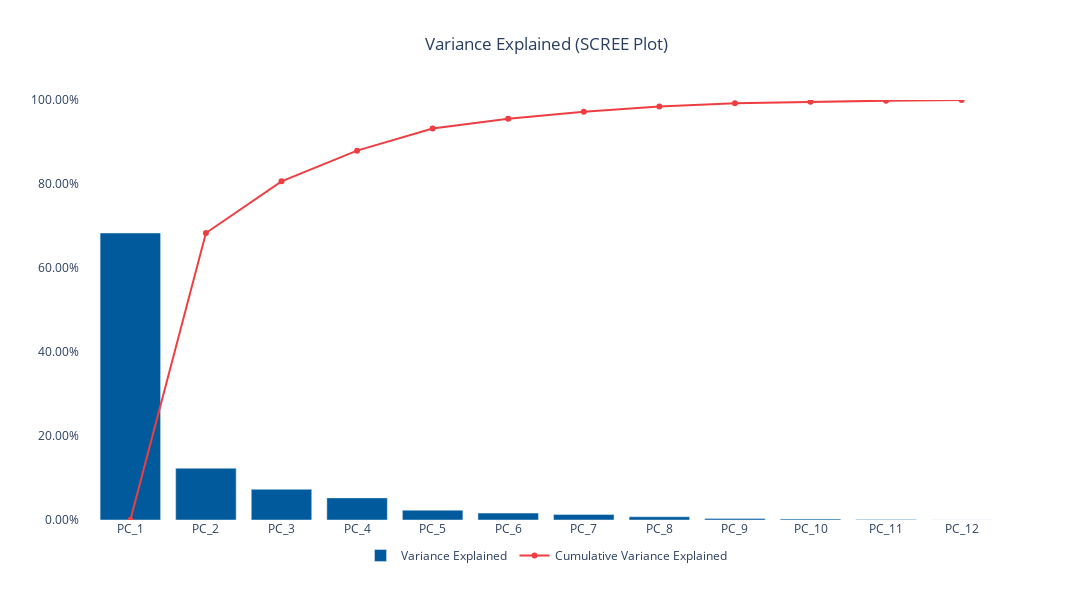
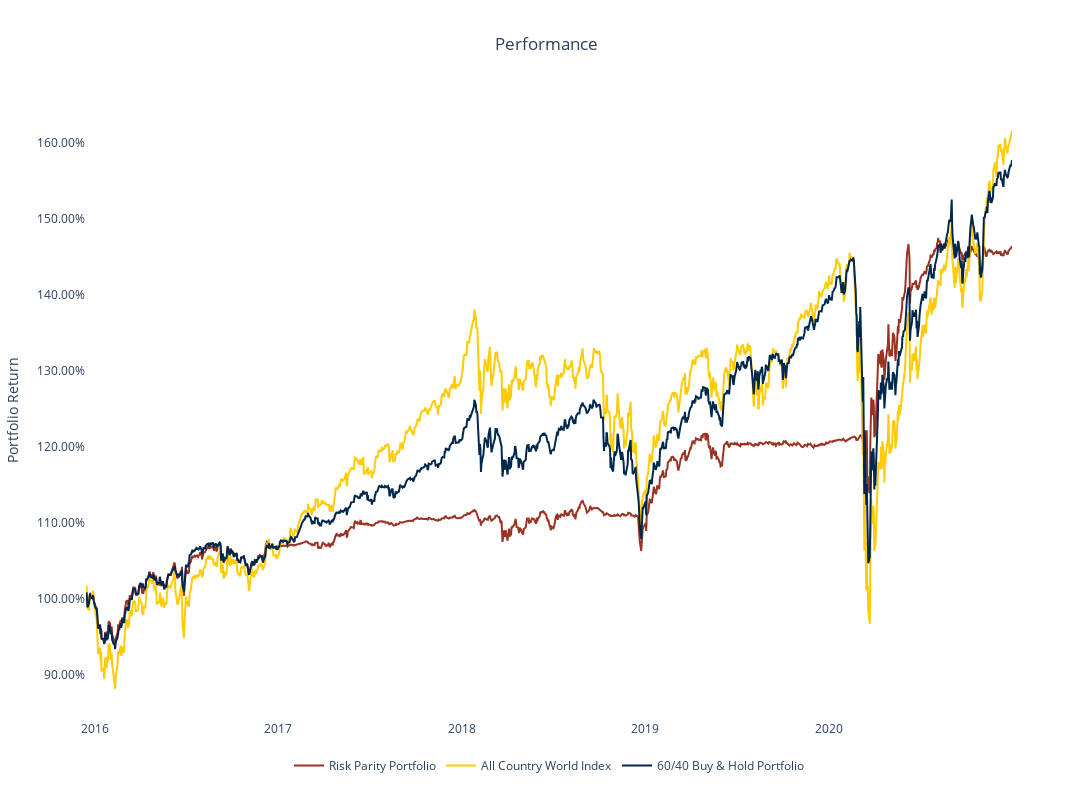
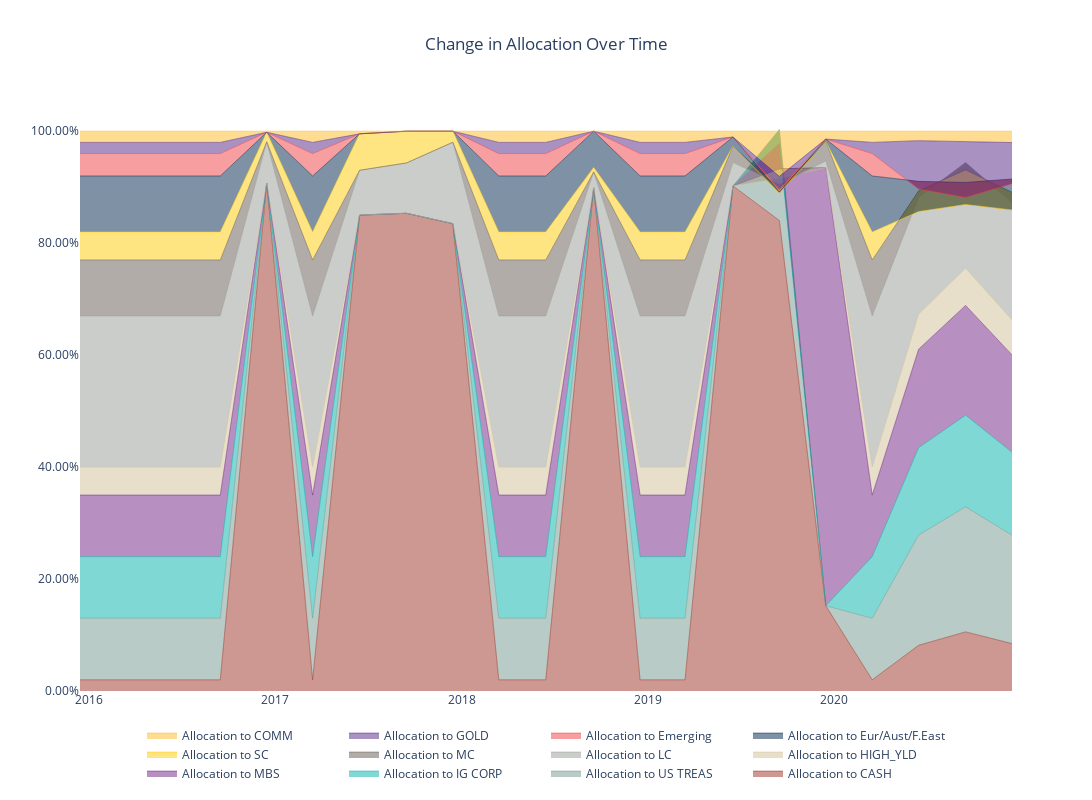

The code cell stored with these charts, in order, in its notebook:
### Code cell
pca, port_df, bets = MADS_MS2_A(dates)

### Figure 1 — Plotly figure (JSON) as saved in the notebook; plotly's stock layout.template omitted (floating-point values rounded to 4 significant figures)
{"data": [{"marker": {"color": "#005A9C"}, "name": "Variance Explained ", "type": "bar", "x": ["PC_1", "PC_2", "PC_3", "PC_4", "PC_5", "PC_6", "PC_7", "PC_8", "PC_9", "PC_10", "PC_11", "PC_12", "PC_13", "PC_14", "PC_15", "PC_16", "PC_17", "PC_18", "PC_19", "PC_20"], "y": [0.6833, 0.1231, 0.073, 0.05265, 0.02328, 0.01638, 0.01294, 0.007727, 0.003706, 0.002388, 0.00135, 0.000158]}, {"marker": {"color": "#EF3E42"}, "mode": "markers+lines", "name": "Cumulative Variance Explained", "type": "scatter", "x": ["PC_1", "PC_2", "PC_3", "PC_4", "PC_5", "PC_6", "PC_7", "PC_8", "PC_9", "PC_10", "PC_11", "PC_12", "PC_13", "PC_14", "PC_15", "PC_16", "PC_17", "PC_18", "PC_19", "PC_20"], "y": [0, 0.6833, 0.8064, 0.8794, 0.9321, 0.9553, 0.9717, 0.9847, 0.9924, 0.9961, 0.9985, 0.9998]}], "layout": {"height": 600, "legend": {"orientation": "h", "x": 0.5, "xanchor": "center", "y": -0.05, "yanchor": "top"}, "paper_bgcolor": "white", "plot_bgcolor": "white", "title": {"text": "Variance Explained (SCREE Plot)", "x": 0.5}, "width": 1200, "xaxis": {"autorange": true, "range": [-0.6605, 11.66], "type": "category"}, "yaxis": {"range": [0, 1], "tickformat": ".2%", "type": "linear"}}}

### Figure 2 — Plotly figure (JSON) as saved in the notebook; plotly's stock layout.template omitted (floating-point values rounded to 4 significant figures; data arrays with more than 128 entries replaced by an {"elided": "..."} marker saying what was removed)
{"data": [{"line": {"color": "#9A3324"}, "name": "Risk Parity Portfolio", "type": "scatter", "x": {"elided": "1271 str values"}, "y": {"elided": "1271 float values"}}, {"line": {"color": "#FFCB05"}, "name": "All Country World Index", "type": "scatter", "x": {"elided": "1271 str values"}, "y": {"elided": "1271 float values"}}, {"line": {"color": "#00274C"}, "name": "60/40 Buy & Hold Portfolio", "type": "scatter", "x": {"elided": "1271 str values"}, "y": {"elided": "1271 float values"}}], "layout": {"height": 800, "legend": {"orientation": "h", "x": 0.5, "xanchor": "center", "y": -0.05, "yanchor": "top"}, "paper_bgcolor": "white", "plot_bgcolor": "white", "title": {"text": "Performance", "x": 0.5}, "width": 1200, "xaxis": {"autorange": true, "range": ["2015-12-15", "2020-12-31"], "type": "date"}, "yaxis": {"autorange": true, "range": [0.8409, 1.656], "tickformat": ".2%", "title": {"text": "Portfolio Return"}, "type": "linear"}}}

### Figure 3 — Plotly figure (JSON) as saved in the notebook; plotly's stock layout.template omitted (floating-point values rounded to 4 significant figures)
{"data": [{"line": {"color": "#9A3324", "width": 0.5}, "name": "Allocation to CASH", "stackgroup": "one", "type": "scatter", "x": ["2015-12-15", "2016-03-15", "2016-06-15", "2016-09-15", "2016-12-15", "2017-03-15", "2017-06-15", "2017-09-15", "2017-12-15", "2018-03-15", "2018-06-15", "2018-09-17", "2018-12-17", "2019-03-15", "2019-06-17", "2019-09-16", "2019-12-16", "2020-03-16", "2020-06-15", "2020-09-15", "2020-12-15"], "y": [0.02, 0.02, 0.02, 0.02, 0.9075, 0.02, 0.8501, 0.8534, 0.8349, 0.02, 0.02, 0.8987, 0.02, 0.02, 0.9023, 0.8404, 0.1523, 0.02, 0.0817, 0.1056, 0.08473]}, {"line": {"color": "#75988d", "width": 0.5}, "name": "Allocation to US TREAS", "stackgroup": "one", "type": "scatter", "x": ["2015-12-15", "2016-03-15", "2016-06-15", "2016-09-15", "2016-12-15", "2017-03-15", "2017-06-15", "2017-09-15", "2017-12-15", "2018-03-15", "2018-06-15", "2018-09-17", "2018-12-17", "2019-03-15", "2019-06-17", "2019-09-16", "2019-12-16", "2020-03-16", "2020-06-15", "2020-09-15", "2020-12-15"], "y": [0.11, 0.11, 0.11, 0.11, 1.3e-07, 0.11, 3.49e-06, 2e-08, -8.8e-06, 0.11, 0.11, -1.2e-07, 0.11, 0.11, 0, 0.1626, -1.7e-06, 0.11, 0.197, 0.2233, 0.1936]}, {"line": {"color": "#00B2A9", "width": 0.5}, "name": "Allocation to IG CORP", "stackgroup": "one", "type": "scatter", "x": ["2015-12-15", "2016-03-15", "2016-06-15", "2016-09-15", "2016-12-15", "2017-03-15", "2017-06-15", "2017-09-15", "2017-12-15", "2018-03-15", "2018-06-15", "2018-09-17", "2018-12-17", "2019-03-15", "2019-06-17", "2019-09-16", "2019-12-16", "2020-03-16", "2020-06-15", "2020-09-15", "2020-12-15"], "y": [0.11, 0.11, 0.11, 0.11, -6e-08, 0.11, -1.869e-05, 5e-08, -4e-07, 0.11, 0.11, -8e-08, 0.11, 0.11, -1e-08, -0.02464, 8.4e-07, 0.11, 0.156, 0.1638, 0.1483]}, {"line": {"color": "#702082", "width": 0.5}, "name": "Allocation to MBS", "stackgroup": "one", "type": "scatter", "x": ["2015-12-15", "2016-03-15", "2016-06-15", "2016-09-15", "2016-12-15", "2017-03-15", "2017-06-15", "2017-09-15", "2017-12-15", "2018-03-15", "2018-06-15", "2018-09-17", "2018-12-17", "2019-03-15", "2019-06-17", "2019-09-16", "2019-12-16", "2020-03-16", "2020-06-15", "2020-09-15", "2020-12-15"], "y": [0.11, 0.11, 0.11, 0.11, -1e-08, 0.11, 1.063e-05, -3e-08, -1e-08, 0.11, 0.11, -2.5e-07, 0.11, 0.11, -2e-08, -0.04555, 0.7828, 0.11, 0.1759, 0.196, 0.1739]}, {"line": {"color": "#CFC096", "width": 0.5}, "name": "Allocation to HIGH_YLD", "stackgroup": "one", "type": "scatter", "x": ["2015-12-15", "2016-03-15", "2016-06-15", "2016-09-15", "2016-12-15", "2017-03-15", "2017-06-15", "2017-09-15", "2017-12-15", "2018-03-15", "2018-06-15", "2018-09-17", "2018-12-17", "2019-03-15", "2019-06-17", "2019-09-16", "2019-12-16", "2020-03-16", "2020-06-15", "2020-09-15", "2020-12-15"], "y": [0.05, 0.05, 0.05, 0.05, 1e-08, 0.05, 1.083e-05, 4e-08, -3.1e-07, 0.05, 0.05, -2e-08, 0.05, 0.05, 0, -0.0167, -2.58e-06, 0.05, 0.06247, 0.06665, 0.06228]}, {"line": {"color": "#989C97", "width": 0.5}, "name": "Allocation to LC", "stackgroup": "one", "type": "scatter", "x": ["2015-12-15", "2016-03-15", "2016-06-15", "2016-09-15", "2016-12-15", "2017-03-15", "2017-06-15", "2017-09-15", "2017-12-15", "2018-03-15", "2018-06-15", "2018-09-17", "2018-12-17", "2019-03-15", "2019-06-17", "2019-09-16", "2019-12-16", "2020-03-16", "2020-06-15", "2020-09-15", "2020-12-15"], "y": [0.27, 0.27, 0.27, 0.27, 0.07355, 0.27, 0.08004, 0.08988, 0.1455, 0.27, 0.27, 0.02857, 0.27, 0.27, 0.0418, -0.01095, 0.01172, 0.27, 0.2087, 0.1885, 0.2098]}, {"line": {"color": "#655A52", "width": 0.5}, "name": "Allocation to MC", "stackgroup": "one", "type": "scatter", "x": ["2015-12-15", "2016-03-15", "2016-06-15", "2016-09-15", "2016-12-15", "2017-03-15", "2017-06-15", "2017-09-15", "2017-12-15", "2018-03-15", "2018-06-15", "2018-09-17", "2018-12-17", "2019-03-15", "2019-06-17", "2019-09-16", "2019-12-16", "2020-03-16", "2020-06-15", "2020-09-15", "2020-12-15"], "y": [0.1, 0.1, 0.1, 0.1, -4e-08, 0.1, -1.01e-05, 2e-08, 7.9e-07, 0.1, 0.1, 5e-08, 0.1, 0.1, 0.02926, -0.009563, 0.03487, 0.1, 0.01167, -0.01306, 0.01833]}, {"line": {"color": "#FFCB05", "width": 0.5}, "name": "Allocation to SC", "stackgroup": "one", "type": "scatter", "x": ["2015-12-15", "2016-03-15", "2016-06-15", "2016-09-15", "2016-12-15", "2017-03-15", "2017-06-15", "2017-09-15", "2017-12-15", "2018-03-15", "2018-06-15", "2018-09-17", "2018-12-17", "2019-03-15", "2019-06-17", "2019-09-16", "2019-12-16", "2020-03-16", "2020-06-15", "2020-09-15", "2020-12-15"], "y": [0.05, 0.05, 0.05, 0.05, 0.01701, 0.05, 0.0652, 0.05675, 0.01967, 0.05, 0.05, 0.008038, 0.05, 0.05, 0, -0.006044, 2.74e-06, 0.05, -0.037, -0.06176, -0.03146]}, {"line": {"color": "#00274C", "width": 0.5}, "name": "Allocation to Eur/Aust/F.East", "stackgroup": "one", "type": "scatter", "x": ["2015-12-15", "2016-03-15", "2016-06-15", "2016-09-15", "2016-12-15", "2017-03-15", "2017-06-15", "2017-09-15", "2017-12-15", "2018-03-15", "2018-06-15", "2018-09-17", "2018-12-17", "2019-03-15", "2019-06-17", "2019-09-16", "2019-12-16", "2020-03-16", "2020-06-15", "2020-09-15", "2020-12-15"], "y": [0.1, 0.1, 0.1, 0.1, 0, 0.1, -5.76e-06, -2e-08, 5.4e-07, 0.1, 0.1, 0.06469, 0.1, 0.1, 0.01633, 0.001806, 0.004335, 0.1, 0.05402, 0.03933, 0.05523]}, {"line": {"color": "#EF3E42", "width": 0.5}, "name": "Allocation to Emerging", "stackgroup": "one", "type": "scatter", "x": ["2015-12-15", "2016-03-15", "2016-06-15", "2016-09-15", "2016-12-15", "2017-03-15", "2017-06-15", "2017-09-15", "2017-12-15", "2018-03-15", "2018-06-15", "2018-09-17", "2018-12-17", "2019-03-15", "2019-06-17", "2019-09-16", "2019-12-16", "2020-03-16", "2020-06-15", "2020-09-15", "2020-12-15"], "y": [0.04, 0.04, 0.04, 0.04, 0, 0.04, -4.393e-05, -4e-08, 3e-08, 0.04, 0.04, 6e-08, 0.04, 0.04, -1e-08, 0.005564, 3.1e-07, 0.04, -0.01376, -0.02685, -0.008323]}, {"line": {"color": "#552583", "width": 0.5}, "name": "Allocation to GOLD", "stackgroup": "one", "type": "scatter", "x": ["2015-12-15", "2016-03-15", "2016-06-15", "2016-09-15", "2016-12-15", "2017-03-15", "2017-06-15", "2017-09-15", "2017-12-15", "2018-03-15", "2018-06-15", "2018-09-17", "2018-12-17", "2019-03-15", "2019-06-17", "2019-09-16", "2019-12-16", "2020-03-16", "2020-06-15", "2020-09-15", "2020-12-15"], "y": [0.02, 0.02, 0.02, 0.02, -1e-08, 0.02, -7.811e-05, -1e-08, -1.36e-06, 0.02, 0.02, -1.6e-07, 0.02, 0.02, 0, 0.02248, 4.37e-06, 0.02, 0.08644, 0.1001, 0.07345]}, {"line": {"color": "#FDB927", "width": 0.5}, "name": "Allocation to COMM", "stackgroup": "one", "type": "scatter", "x": ["2015-12-15", "2016-03-15", "2016-06-15", "2016-09-15", "2016-12-15", "2017-03-15", "2017-06-15", "2017-09-15", "2017-12-15", "2018-03-15", "2018-06-15", "2018-09-17", "2018-12-17", "2019-03-15", "2019-06-17", "2019-09-16", "2019-12-16", "2020-03-16", "2020-06-15", "2020-09-15", "2020-12-15"], "y": [0.02, 0.02, 0.02, 0.02, 0.001957, 0.02, 0.00475, 1e-08, 2e-08, 0.02, 0.02, 7e-08, 0.02, 0.02, 0.01029, 0.08066, 0.01405, 0.02, 0.0169, 0.01833, 0.02028]}], "layout": {"height": 800, "legend": {"orientation": "h", "x": 0.5, "xanchor": "center", "y": -0.05, "yanchor": "top"}, "paper_bgcolor": "white", "plot_bgcolor": "white", "title": {"text": "Change in Allocation Over Time", "x": 0.5}, "width": 1200, "xaxis": {"autorange": true, "range": ["2015-12-15", "2020-12-15"], "type": "date"}, "yaxis": {"autorange": true, "range": [0, 1.056], "tickformat": ".2%", "type": "linear"}}}
